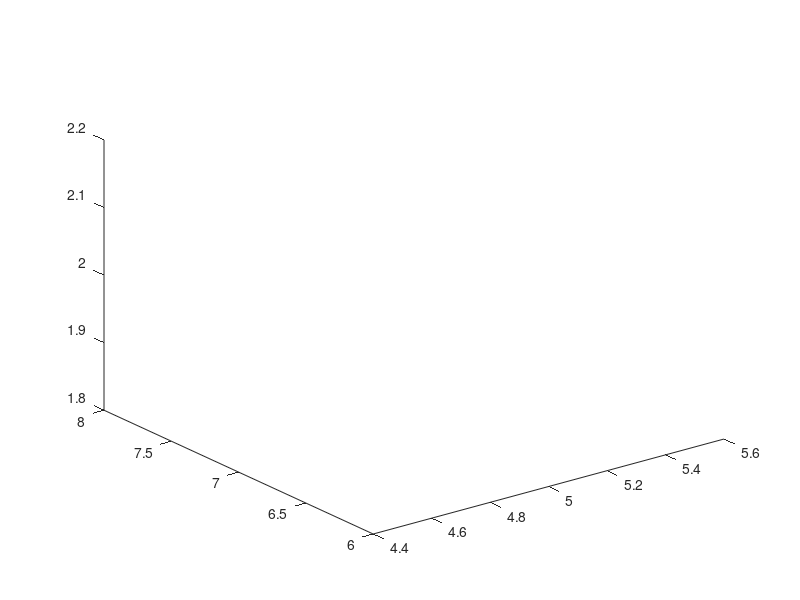

Write MATLAB code to recreate this figure.
clc , clear all , close all ;
%%
% * Combinacion Lineal en 3- D*

% hacer funcion de ecuacion de la recta


origen = [0 ; 0] ;                            % coordenada de origen

unitario_i = [1 ; 0 ; 0 ] ; unitario_j = [0 ; 1 ; 0] ; unitario_k = [0 ; 0 ; 1] ;     % coordenadas de vect unitarios

figure;
plot3( [unitario_i(1,1,1),unitario_i(2,1,1),unitario_i(3,1,1)])
% plot3(first(:,1), first(:,2), first(:,3), 'k*-', second(:,1), second(:,2), second(:,3), 'b^-', third(:,1), third(:,2), third(:,3), 'g>-');
%legend(('first', 'second', 'third'})
% plot3([0 0 0; vector_1(:,1), vector_2(:,1), vector_3(:,1)], [0 0 0; vector_1(:,2), vector_2(:,2), vector_3(:,2)])
% ecRecta(origen(1),origen(2),unitario_i(1),unitario_i(2) ) %% reemplazar la funcion plotv

%%
x = 5 ; y = 7 ; z = 2 ; % esta es la transformacion lineal
input = [x ;  y ; z] ; 

% hay 2 corrdenadas donde quedaran las bases
a = unitario_i(1,1,1) ; b = unitario_i(2,1,1) ; c = unitario_i(3,1,1) ;  % i  a = 1  b = 0  c = 0
d = unitario_j(1,1,1) ;  e = unitario_j(2,1,1) ; f = unitario_j(3,1,1) ; % j  a = 0  b = 1  c = 0 
g = unitario_k(1,1,1) ;  h = unitario_k(2,1,1) ; i = unitario_k(3,1,1) ; % k  a = 0  b = 0  c = 1
X = input(1,1,1)        ; Y = input(2,1,1)      ; Z = input(3,1,1)      ;

vect = [a*X + b*Y + c*Z ; d*X + e*Y + f*Z ; g*X + h*Y + i*Z] ; % vector transformado

plot3(vect(1,1,1),vect(2,1,1),vect(3,1,1));




% https://www.tutorialspoint.com/matlab/matlab_matrics.htm
% hacer en 3 dimensiones , crear mi propia funcion plot v , genralizar las
% transformaciones en una funcion